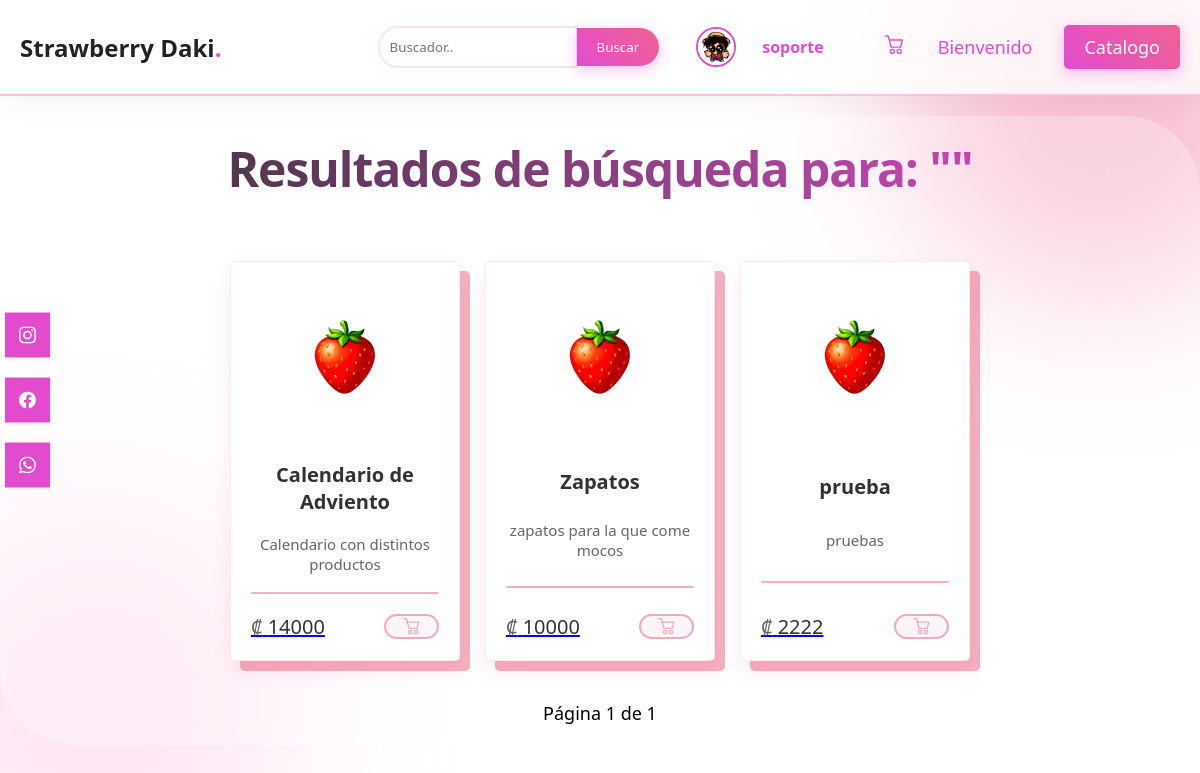
The app's page /buscar/ (signed in) with its own data.
### usuarios/models.py (models this page shows, shortened)
class Profile(models.Model):
    user = models.OneToOneField(User, on_delete=models.CASCADE)
    foto_perfil = models.ImageField(upload_to='perfiles/', blank=True, null=True)

### tienda/models.py (models this page shows, shortened)
class Producto(models.Model):
    nombre = models.CharField(max_length=100)
    precio = models.DecimalField(max_digits=10, decimal_places=0)
    descripcion = models.TextField()
    is_oferta = models.BooleanField(default=False)

### buscador/views.py (the view)
# urls.py: path('', views.buscar, name='buscar'),
def buscar(request):
    query = request.GET.get('q', '')
    productos = Producto.objects.filter(
        Q(nombre__icontains=query) | Q(descripcion__icontains=query)
    ).order_by('id')
    paginator = Paginator(productos, 10)
    page_number = request.GET.get('page')
    productos_page = paginator.get_page(page_number)
    contexto = {
        'query': query,
        'catalogo': productos_page,
    }
    return render(request, 'home/search.html', contexto)

### tienda/context_processors.py (called while the page is built)
def cart_count(request):
    if request.user.is_authenticated:
        cart, created = Cart.objects.get_or_create(user=request.user)
        return {'cart_count': cart.items.count()}
    return {'cart_count': 0}

### buscador/templates/home/search.html (shortened to what this page needs)
{% extends 'base.html' %}
{% load static %}
{% block catalogo %}
    <h1>Resultados de búsqueda para: "{{ query }}"</h1>
    <div style="display: flex; flex-wrap: wrap; justify-content: center; gap: 25px; padding: 20px; margin-top: 20px;">
        {% if catalogo %}
            {% for producto in catalogo %}
            <div class="card">
                <div class="card-img">
                    {% if producto.imagen %}
                        <img src="{{ producto.imagen.url }}" alt="{{ producto.nombre }}" style="width: 100%; height: 100%; object-fit: cover; display: block;">
                    {% else %}
                        <img src="{% static 'img/fresa.png' %}" alt="Sin imagen" style="width: 100%; height: 100%; object-fit: contain; padding: 20px; display: block;">
                    {% endif %}
                </div>
                <div class="card-title">{{ producto.nombre }}</div>
                <div class="card-subtitle">{{ producto.descripcion }}</div>
                <hr class="card-divider">
                <div class="card-footer">
                    <a href="{% url 'detalle_producto' producto.id %}" class="card-link">
                    <div class="card-price"><span>₡</span> {{ producto.precio }}</div>
                    <button class="card-btn">
                        </a>
                </div>
            </div>
            {% endfor %}
        {% else %}
            <div style="width: 100%; text-align: center; padding: 50px;">
                <p>No se encontraron resultados para "{{ query }}"</p>
                <a href="/">Volver al inicio</a>
            </div>
        {% endif %} </div>
    <div style="text-align: center; margin-top: 20px; width: 100%;">
        <span>Página {{ catalogo.number }} de {{ catalogo.paginator.num_pages }}</span>
    </div>
{% endblock %}

### templates/base.html (shortened to what this page needs)
<!DOCTYPE html>
<html lang="es">
<head>
<link href="/static/css/style.css" rel="stylesheet">
<link href="/static/css/snow.css" rel="stylesheet">
{% load static %}
</head>
    <body style="text-align: center;">
<nav class="navbar">
    <div class="logo">Strawberry Daki<span>.</span></div>
    <ul class="nav-links">
        <form class="search-container" role="search" action="{% url 'buscar' %}" method="get">
            <input type="search" name="q" placeholder="Buscador.." value="{{request.GET.q|default:'' }}" class="search-input">
            <button type="submit" class="search-btn">Buscar</button>
        </form>
        {% static 'img/fresa.png' as default_pic %}
        <li class="user-menu">
            {% if user.is_authenticated and user.profile.foto_perfil %}
            <img src="{{ user.profile.foto_perfil.url }}" alt="Foto de perfil" class="profile-pic">
            {% else %}
            <img src="{{ default_pic }}" alt="Foto de perfil" class="profile-pic">
            {% endif %}
            <div class="dropdown">
                <button class="dropbtn">{% if user.is_authenticated %}{{ user.username }}{% else %}Visitante{% endif %}</button>
            </div>
        </li>
        {% if user.is_authenticated %}
        <li class="cart-icon">
            <a href="{% url 'view_cart' %}">
            </a>
        </li>
        {% endif %}
        <li><a href="/">Bienvenido</a></li>
        <li><a href="/catalogo/" class="btn-cta">Catalogo</a></li>
    </ul>
</nav>
    <div class="container">
        {% block catalogo %}
        {% endblock %}
    </div>
        <div class="cardsocial">
            <a href="https://www.instagram.com/strawberry_daki/" class="socialContainer containerOne" target="_blank" rel="noopener noreferrer">
            </a>
            <a href="https://www.facebook.com/share/1AL7JDUnn6/" class="socialContainer containerTwo" target="_blank" rel="noopener noreferrer">
            </a>
            <a href="https://wa.me/50671276909" class="socialContainer containerFour" target="_blank" rel="noopener noreferrer">
            </a>
        </div>
    </body>
</html>

### records on screen
Producto: nombre "Calendario de Adviento", descripcion "Calendario con distintos productos", precio "14000"
Producto: nombre "Zapatos", descripcion "zapatos para la que come mocos", precio "10000"
Producto: nombre "prueba", descripcion "pruebas", precio "2222"

### other values on screen
{{ user.username }} "soporte"
{{ catalogo.number }} "1"
{{ catalogo.paginator.num_pages }} "1"
